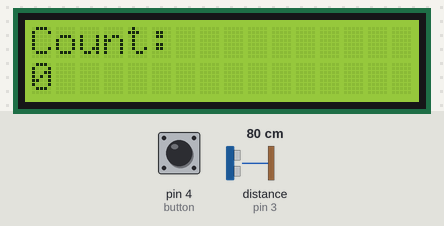
Bench run of a sketch on a simulated Arduino Uno, built with avr-gcc and run on an emulated ATmega328P. Parts: 16×2 character LCD. Wiring (inferred from the names in the program): ultrasonic range finder: trigger pin 2; echo pin 3. The inputs (shaded band) are chosen by the test bench; at power-on: pin 4 (button) LOW, distance to the obstacle (sensor on pin 3) 80 cm. The echo pulse lasts 58.3 µs per cm; what the sketch prints to the serial monitor is not drawn.

Above: at 1.2 s.
1.3 s: pin 4 (button) pulled HIGH for 3.2 s
At 2.0 s:
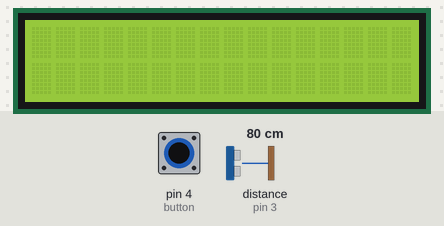
6.0 s: distance to the obstacle (sensor on pin 3) set to 2 cm
At 7.2 s:
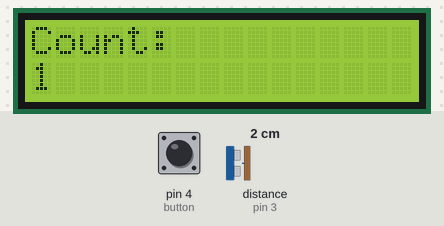
Timing chart, 0 to 9.0 s (numbered marks = the images above; inputs shaded):
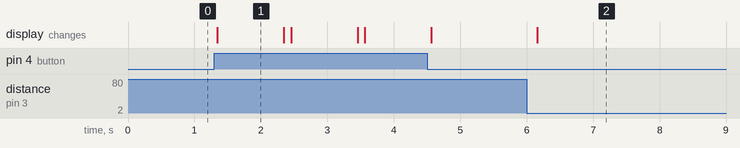

The sketch:

CounterWithSensorUltrasonic.cpp.ino
```cpp
//library kumpulan perintah untuk menampilkan karakter pada LCD
#include <LiquidCrystal.h>

//Mendefine posisi pin arduino yang dihubungkan dengan sensor ultrasonik
#define trigPin 2
#define echoPin 3
//Define pin push button
#define button 4

//Memberitahu Arduino pin mana saja yang dihubungkan dengan LCD
LiquidCrystal lcd(8, 9, 10, 11, 12, 13);


//Set inisialisasi nilai counter
int counter = 0;
int currentState = 0;
int previousState = 0;

//Inisialisasi hasil hitung setiap sesi
int i=1; //nomor sesi
int c[100]={0}; //array nilai per sesi
int *result = &c[0]; //pointer untuk menyimpan setiap sesi


void setup(){

  //Ultrasonic Sensor Code
  //put your setup code here, to run once:
  Serial.begin(9600);
  pinMode(trigPin, OUTPUT);
  pinMode(echoPin, INPUT);

  //LCD Code
  //Memberitahu LCD bahwa kita menggunakan Layar LCD berukuran
  //lebar 16 karakter dan tinggi 2 karakter
  lcd.begin(16, 2);
  //Membersihkan layar
  lcd.clear();
}


void loop(){

  //Menyimpan dan mencetak hasil hitung ketika push button ditekan
  //pada sesi tersebut
  *result = counter;
  int state = digitalRead(button);
  if(state == HIGH){
    //Membersihkan layar
    lcd.clear();
    //Hasil Perhitungan Sesi ke-i
    Serial.print("Hasil hitung ke-"); Serial.print(i);
    Serial.print(" : "); Serial.println(*result);
    counter=0;
    if(*result != 0){
      i++; result++;
    }
    //Data Tersimpan Keseluruhan Sesi
    int j=0;
    Serial.print("Data tersimpan dari ");
    Serial.print(i-1);
    Serial.print(" sesi : ");
    Serial.print(c[j]); j++;
    while(j<i-1){
      Serial.print(", ");
      Serial.print(c[j]);
      j++;
    }
    Serial.println();
    Serial.println();
    delay(1000);
  }

  //LCD Code
  //Set kursor pada posisi 0 (pojok kiri atas)
  lcd.setCursor(0,0);
  //Menampilkan kata "Count:" pada posisi awal
  lcd.print("Count:");


  //Memindahkan pada posisi 1 dibaris kedua
  lcd.setCursor(0,1);
  //Menampilkan nilai counter saat inisialisasi
  lcd.print(counter);


  //Sensor Code
  // put your main code here, to run repeatedly:
  long duration, distance;
  digitalWrite(trigPin, LOW);
  delayMicroseconds(2);
  digitalWrite(trigPin, HIGH);
  delayMicroseconds(10);
  digitalWrite(trigPin, LOW);
  duration = pulseIn(echoPin, HIGH);
  distance = (duration/2) / 29.1;
  //Cek kondisi apakah posisi benda berjarak <=10 cm dari sensor
  if (distance <= 10){
    currentState = 1;
  }
  else{
    currentState = 0;
  }
  delay(100);
  if(currentState != previousState){
    if(currentState == 1){
      counter += 1;
      //Untuk uji di serial monitor
      if(counter==1) {
        Serial.print("Counter Sesi ");
        Serial.print(i);
        Serial.println(" :");
      }
      Serial.println(counter);

      //Memindahkan pada posisi 1 dibaris kedua
      lcd.setCursor(0,1);
      //Menampilkan jumlah saat ini
      lcd.print(counter);
    }
    previousState=currentState;
  }
}
```

Measured:
- after the input at 1.3 s, the display: changes after 0.05 s (image 1)
- after the input at 6.0 s, the display: changes after 0.16 s (image 2)
- what the display in image 1 shows lasts 1.0 s, from 1.3 s to 2.3 s
